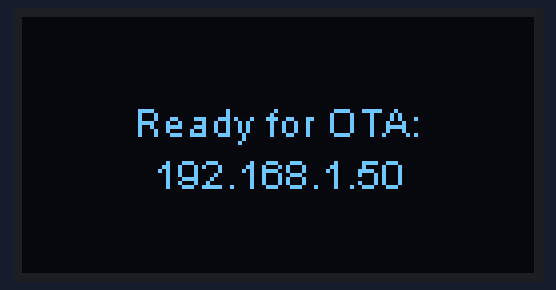
Bench run of a sketch on a simulated ESP8266 (NodeMCU). Shown: 128×64 one-colour display. WiFi joins after 1.5 s; servers stay silent unless stated.

Above: at 1.6 s.

The sketch:

Test_Oled-3.ino
```cpp
// (licence header left out)
#if defined(ESP8266)
#include <ESP8266WiFi.h>
#include <ESP8266mDNS.h>
#elif defined(ESP32)
#include <WiFi.h>
#include <ESPmDNS.h>
#include <WiFiUdp.h>
#endif

#include <ArduinoOTA.h>

const char *ssid         = "***"; //WIFI
const char *password     = "***"; //Password


// Include the correct display library
// For a connection via I2C using Wire include
#include <Wire.h>  // Only needed for Arduino 1.6.5 and earlier
#include "SSD1306Wire.h" // legacy include: `#include "SSD1306.h"`
// or #include "SH1106Wire.h", legacy include: `#include "SH1106.h"`
// For a connection via I2C using brzo_i2c (must be installed) include
// #include <brzo_i2c.h> // Only needed for Arduino 1.6.5 and earlier
// #include "SSD1306Brzo.h"
// #include "SH1106Brzo.h"
// For a connection via SPI include
// #include <SPI.h> // Only needed for Arduino 1.6.5 and earlier
// #include "SSD1306Spi.h"
// #include "SH1106SPi.h"

// Use the corresponding display class:

// Initialize the OLED display using SPI
// D5 -> CLK
// D7 -> MOSI (DOUT)
// D0 -> RES
// D2 -> DC
// D8 -> CS
// SSD1306Spi        display(D0, D2, D8);
// or
// SH1106Spi         display(D0, D2);

// Initialize the OLED display using brzo_i2c
// D3 -> SDA
// D5 -> SCL
// SSD1306Brzo display(0x3c, D3, D5);
// or
// SH1106Brzo  display(0x3c, D3, D5);

// Initialize the OLED display using Wire library
SSD1306Wire display(0x3c, SDA, SCL);   // ADDRESS, SDA, SCL  -  SDA and SCL usually populate automatically based on your board's pins_arduino.h e.g. https://github.com/esp8266/Arduino/blob/master/variants/nodemcu/pins_arduino.h
// SH1106Wire display(0x3c, SDA, SCL);


void setup() {
  WiFi.begin ( ssid, password );

  // Wait for connection
  while ( WiFi.status() != WL_CONNECTED ) {
    delay ( 10 );
  }

  display.init();
  display.flipScreenVertically();
  display.setContrast(255);

  ArduinoOTA.begin();
  ArduinoOTA.onStart([]() {
    display.clear();
    display.setFont(ArialMT_Plain_10);
    display.setTextAlignment(TEXT_ALIGN_CENTER_BOTH);
    display.drawString(display.getWidth() / 2, display.getHeight() / 2 - 10, "OTA Update");
    display.display();
  });

  ArduinoOTA.onProgress([](unsigned int progress, unsigned int total) {
    display.drawProgressBar(4, 32, 120, 8, progress / (total / 100) );
    display.display();
  });

  ArduinoOTA.onEnd([]() {
    display.clear();
    display.setFont(ArialMT_Plain_10);
    display.setTextAlignment(TEXT_ALIGN_CENTER_BOTH);
    display.drawString(display.getWidth() / 2, display.getHeight() / 2, "Restart");
    display.display();
  });

  // Align text vertical/horizontal center
  display.setTextAlignment(TEXT_ALIGN_CENTER_BOTH);
  display.setFont(ArialMT_Plain_10);
  display.drawString(display.getWidth() / 2, display.getHeight() / 2, "Ready for OTA:\n" + WiFi.localIP().toString());
  display.display();
}

void loop() {
  ArduinoOTA.handle();
}
```
